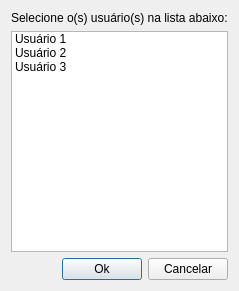
<ui version="4.0" >
 <class>UserListDialogForm</class>
 <widget class="QDialog" name="UserListDialogForm" >
  <property name="geometry" >
   <rect>
    <x>0</x>
    <y>0</y>
    <width>219</width>
    <height>291</height>
   </rect>
  </property>
  <property name="windowTitle" >
   <string>Usuários disponíveis</string>
  </property>
  <layout class="QVBoxLayout" >
   <item>
    <widget class="QLabel" name="label" >
     <property name="text" >
      <string>Selecione o(s) usuário(s) na lista abaixo:</string>
     </property>
    </widget>
   </item>
   <item>
    <widget class="QListWidget" name="listWidgetUser" >
     <property name="selectionMode" >
      <enum>QAbstractItemView::ExtendedSelection</enum>
     </property>
     <property name="selectionBehavior" >
      <enum>QAbstractItemView::SelectRows</enum>
     </property>
     <item>
      <property name="text" >
       <string>Usuário 1</string>
      </property>
      <property name="icon" >
       <iconset resource="icons.qrc" >:/data/icons/usuario.png</iconset>
      </property>
     </item>
     <item>
      <property name="text" >
       <string>Usuário 2</string>
      </property>
      <property name="icon" >
       <iconset resource="icons.qrc" >:/data/icons/usuario.png</iconset>
      </property>
     </item>
     <item>
      <property name="text" >
       <string>Usuário 3</string>
      </property>
      <property name="icon" >
       <iconset resource="icons.qrc" >:/data/icons/usuario.png</iconset>
      </property>
     </item>
    </widget>
   </item>
   <item>
    <layout class="QHBoxLayout" >
     <item>
      <spacer>
       <property name="orientation" >
        <enum>Qt::Horizontal</enum>
       </property>
       <property name="sizeHint" >
        <size>
         <width>40</width>
         <height>20</height>
        </size>
       </property>
      </spacer>
     </item>
     <item>
      <widget class="QPushButton" name="okBtn" >
       <property name="toolTip" >
        <string>&lt;html>&lt;head>&lt;meta name="qrichtext" content="1" />&lt;style type="text/css">
p, li { white-space: pre-wrap; }
&lt;/style>&lt;/head>&lt;body style=" font-family:'MS Shell Dlg 2'; font-size:8.25pt; font-weight:400; font-style:normal;">
&lt;p style=" margin-top:0px; margin-bottom:0px; margin-left:0px; margin-right:0px; -qt-block-indent:0; text-indent:0px;">Salvar alterações&lt;/p>&lt;/body>&lt;/html></string>
       </property>
       <property name="text" >
        <string>Ok</string>
       </property>
       <property name="icon" >
        <iconset resource="icons.qrc" >:/global/icons/ok.png</iconset>
       </property>
      </widget>
     </item>
     <item>
      <widget class="QPushButton" name="cancelBtn" >
       <property name="toolTip" >
        <string>&lt;html>&lt;head>&lt;meta name="qrichtext" content="1" />&lt;style type="text/css">
p, li { white-space: pre-wrap; }
&lt;/style>&lt;/head>&lt;body style=" font-family:'MS Shell Dlg 2'; font-size:8.25pt; font-weight:400; font-style:normal;">
&lt;p style=" margin-top:0px; margin-bottom:0px; margin-left:0px; margin-right:0px; -qt-block-indent:0; text-indent:0px; font-size:8pt;">Cancelar alterações&lt;/p>&lt;/body>&lt;/html></string>
       </property>
       <property name="text" >
        <string>Cancelar</string>
       </property>
       <property name="icon" >
        <iconset resource="icons.qrc" >:/global/icons/cancel.png</iconset>
       </property>
      </widget>
     </item>
    </layout>
   </item>
  </layout>
 </widget>
 <resources>
  <include location="icons.qrc" />
 </resources>
 <connections/>
</ui>
